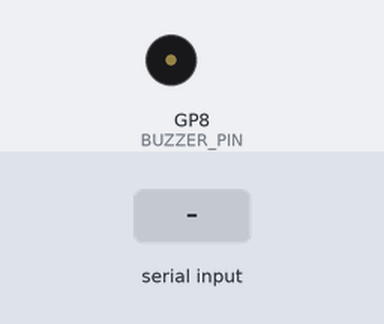
Recording of a sketch running on a simulated Raspberry Pi Pico. Parts: buzzer (waves = sounding). The test bench sets the inputs (shaded band). What the sketch prints to the serial monitor is not drawn.

Above: at 1.2 s.
1.3 s: "FREQ 1\n" received over Serial
At 1.55 s:
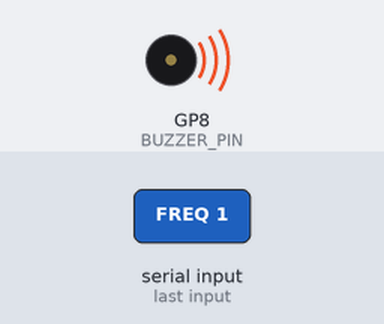
3.3 s: "PING\n" received over Serial
Timing chart, 0 to 6.3 s (numbered marks = the images above; inputs shaded):
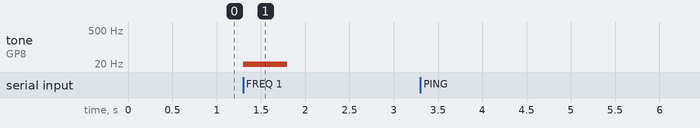

The sketch:

active_mode_229.ino
```cpp
// snippet: active_mode_229
// tags: active, serial, command, response
// boards: avr, esp32, megaavr, nano33iot, romi32u4, rp2040
// library: none
// description: Active sketch: FREQ <hz> plays tone on pin 8 for 500ms using millis, non-blocking, silences after
// prompts: active, sketch, plays, 500ms, non-blocking, silences
// verified: compile-only
// source: kd-generated (id 229)
// exact-include: Arduino.h

#include <Arduino.h>

#define BUZZER_PIN 8
#define TONE_DURATION 500

unsigned long toneEnd = 0;
bool toneActive = false;

void setup() {
  Serial.begin(9600);
  pinMode(BUZZER_PIN, OUTPUT);
  Serial.println("Send: FREQ <hz>  or  STOP  or  PING");
}

void loop() {
  if (Serial.available() > 0) {
    String command = Serial.readStringUntil('\n');
    command.trim();

    if (command.startsWith("FREQ")) {
      // Parse: FREQ <hz>
      int spaceIdx = command.indexOf(' ');
      if (spaceIdx > 0) {
        int freq = command.substring(spaceIdx + 1).toInt();
        if (freq > 0) {
          toneActive = true;
          toneEnd = millis() + TONE_DURATION;
          tone(BUZZER_PIN, freq);
        }
      }
    } else if (command == "STOP") {
      toneActive = false;
      noTone(BUZZER_PIN);
    } else if (command == "PING") {
      Serial.println("PONG");
    }
  }

  // Auto-silence after duration (non-blocking)
  if (toneActive && millis() >= toneEnd) {
    toneActive = false;
    noTone(BUZZER_PIN);
  }
}
```

Measured:
- after the input at 1.3 s, tone on GP8 (BUZZER_PIN): silent → 1 Hz at once, → silent 0.50 s later
- after the input at 3.3 s, every drawn part: stays the same
